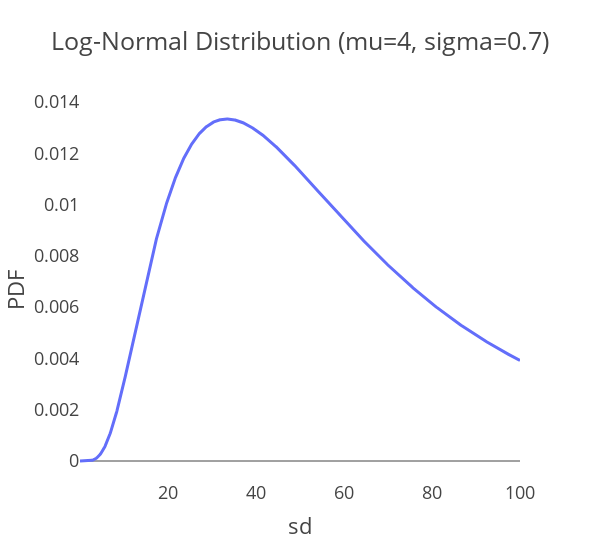

The notebook cell this image was saved under:
### Code cell
# prior on standard deviation is 
# meaningfull but not too restrictive
mu = 4
sigma = 0.7
sd = np.linspace(0.1, 100, 1000)

pdf = np.exp(-(np.log(sd) - mu)**2 / (2 * sigma**2)) / (sd * sigma * np.sqrt(2 * np.pi))
fig = px.line(x=sd, y=pdf, labels={"x": "sd", "y": "PDF"}, title=f"Log-Normal Distribution (mu={mu}, sigma={sigma})")
fig.update_xaxes(showgrid=False)
fig.update_yaxes(showgrid=False)
fig.update_layout(template="presentation", width = 600)
fig.show()

### Figure 1 — Plotly figure (JSON) as saved in the notebook; plotly's stock layout.template omitted (floating-point values rounded to 4 significant figures; data arrays with more than 128 entries replaced by an {"elided": "..."} marker saying what was removed)
{"data": [{"hovertemplate": "sd=%{x}<br>PDF=%{y}<extra></extra>", "legendgroup": "", "line": {"color": "#636efa", "dash": "solid"}, "marker": {"symbol": "circle"}, "mode": "lines", "name": "", "orientation": "v", "showlegend": false, "type": "scatter", "x": {"elided": "1000 float values"}, "xaxis": "x", "y": {"elided": "1000 float values"}, "yaxis": "y"}], "layout": {"legend": {"tracegroupgap": 0}, "title": {"text": "Log-Normal Distribution (mu=4, sigma=0.7)"}, "width": 600, "xaxis": {"anchor": "y", "domain": [0, 1], "showgrid": false, "title": {"text": "sd"}}, "yaxis": {"anchor": "x", "domain": [0, 1], "showgrid": false, "title": {"text": "PDF"}}}}
